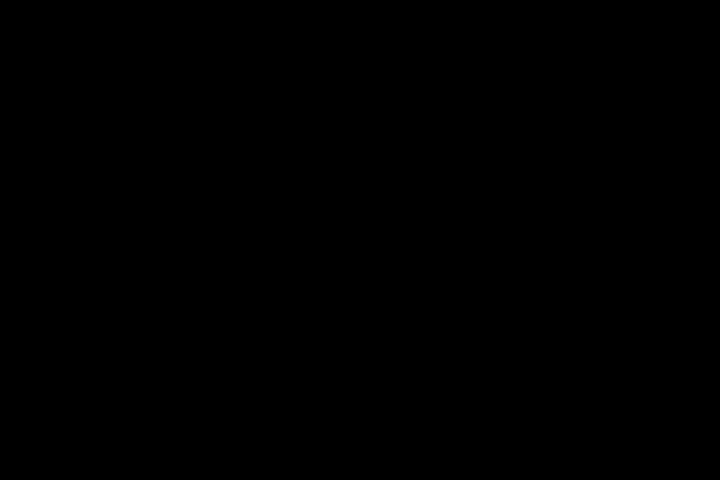
Frame 1 (no input)
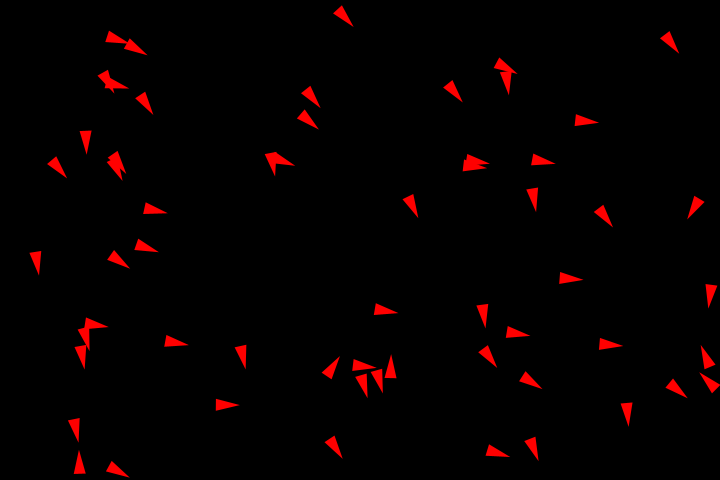
Frame 60 (the mouse pressed at the canvas centre just before this capture)
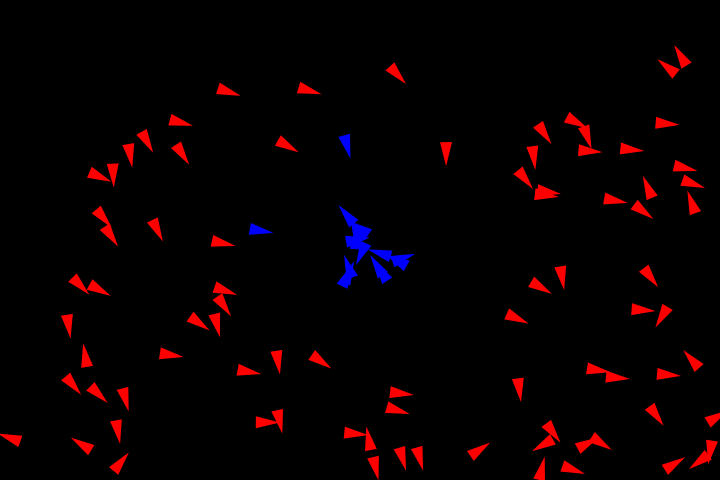
Frame 120 (the mouse held since frame 60 and released just before this capture)

The Processing sketch that drew these frames (run headless with seeded random() and noise(); from frame 60 on, the mouse is pressed at the canvas centre):

// Processing sketch: vehicles_mine_2
// ── vehicles_mine_2.pde

Vehicles2 V;

PVector target;
PVector begin = new PVector(width/2, height/2);

Independent I;
float r = random(1, 4);


void setup() {
  background(0);
  size(720, 480);
  V = new Vehicles2(new PVector(width/2, height/2));
  I = new Independent();
}

void draw() {
  background(0);
  target = new PVector(mouseX, mouseY);
  
  V.run();
  V.addVehicles();  
 // V.update();
 // V.visible();
  //V.follow(target);
 // I.update();
 // I.wall();
 // V.visible();
 ////I.edge(random(-3, 3), random(-1, -3), random(1, 3));
  
}

// ── V.pde
//Independent I;



class Vehicles {
  
  PVector velocity, position, acceleration, desired, steer;
  //float maxspeed = 4; //random(1,10);
  float maxspeed;
  float maxforce= .2; //(random(.1, 1));
  int r = 6;
  float mag, d;
    float lifespan = 255;
  int value = 0;
  float x = 0, y = 0, e = 10;
  float r1,  r2,  r3;
  
  
  
  Vehicles(float x, float y) {
    maxspeed = random(1, 4);
   // I = new Independent();
    velocity = new PVector(); 
    position = new PVector(random(0, width), random(0, height));
    acceleration = new PVector(random(1), random(1));
    desired = new PVector();
    steer = new PVector();
   
  }
  
  void run() {
    update();
    c(target);
    //follow(target);
   // afraid(target);
    visible();
    float noiz = noise( (position.y)*.1);
  float noiz2 = noise((position.x)*.1);
    position.add(noiz, noiz2);
    //direction();
  }
  
 
  
  void update() {
     desired = PVector.sub(target, position);
    desired.normalize().mult(5);
    steer = PVector.sub(desired, velocity).limit(maxforce);
    
    //d = position.dist(target);    
    // mag = map(d, 0, 150, 0, maxspeed);
    
    
    velocity.add(acceleration).limit(maxspeed);
    position.add(velocity);    
    acceleration.mult(0);
   // I.update();
  }
  
  void follow(PVector target) {
    
    if (position.dist(target) < 100) {
      acceleration.add(steer); 
      //fill(0, 0, 255);
    } else {
      edge(random(-3, 3), random(-1, -3), random(1, 3));
    }
  }

  void c(PVector target) {
    
    if (position.dist(target) < 100) {
        r1 = 0;
        r2= 0;
        r3 = 255;
    } else if (position.dist(target) >= 100){
      r1 = 255;
      r2 = 0;
      r3 = 0;

    }
    fill(r1, r2, r3);
  }

  
  void afraid(PVector target) {
    
     if (position.dist(target) < 100) {
      acceleration.sub(steer); 
    } else {
      edge(random(-3, 3), random(-1, -3), random(1, 3));
    }
  
  }  
  
   void edge(float either, float neg, float pos) {
    
    if (position.x < 0 + e) {
      x = pos;
      y = either;
    } else if (position.x > width - e) {
      x = neg;
      y = either;
    } else if (position.y < 0 + e) {
      x = either;
       y = pos;
    } else if (position.y > height - e) {
      x = either;
      y = neg;
    }
    acceleration.add(x, y);
    
    
  }
  
  void idle() {
    
  }
    
  boolean dead() {
    lifespan -= 1;
    if (lifespan <= 1) {
      return true;
    }else {
      return false;
    }
  }
  
  
    
  
  void visible() {
    
    float theta = velocity.heading() + PI/2;
    pushMatrix();
    
    //fill(255);
    noStroke();
    translate(position.x, position.y);
    rotate(theta);
    beginShape();
   
    vertex(0, -r*2);
    vertex(-r, r*2);
    vertex(r, r*2);
    endShape(CLOSE);
    popMatrix();

  }
}

// ── own.pde
//Vehicles V;

class Independent {
  PVector velocity, acceleration, position;
  float maxspeed = 4;
  float maxforce = .2;
  int e = 10;
  float x = -1, y = 0;
  //float pos = random(1, 3);
  //float neg = random(-1, -3);
  

  
  
  Independent() {
    velocity = new PVector();
    position = new PVector(width/2, height/2);
    acceleration = new PVector(x, y);
    //V = new Vehicles(width/2, height/2);
    
    
  }
  
  void update() {
    
    //println(either);
    move();
    //edge();
    display();
  //  V.update();
  //V.visible();
  //V.follow(position);
  }
  
  void move() {
   
    velocity.add(acceleration).limit(maxspeed);
    position.add(velocity);
  }
  
  void wall() {
    PVector desired = new PVector(maxspeed, velocity.y);
    PVector steer = PVector.sub(desired, velocity);
    steer.limit(maxforce);
    acceleration.add(steer);
  }  
    
  void edge(float either, float neg, float pos) {
    acceleration.set(x, y);
    if (position.x < 0 + e) {
      x = pos;
       y = either;
    } else if (position.x > width - e) {
      x = neg;
      y = either;
    } else if (position.y < 0 + e) {
      x = either;
       y = pos;
    } else if (position.y > height - e) {
      x = either;
      y = neg;
    }
    
    
  }
  
  void display() {
    fill(255);
    circle(position.x, position.y, 10);
  }
}

// ── ves.pde
class Vehicles2 {
  ArrayList<Vehicles> vehicle;
  PVector origin;
  float m;

  Vehicles2(PVector position) {

    vehicle = new ArrayList<Vehicles>();
    origin = position.copy();
  }

  void addVehicles() {
    if (vehicle.size() < 100) {
      vehicle.add(new Vehicles(origin.x, origin.y));
    }
  }

  void direction() {
  }

  void run() {
    for (int i = vehicle.size()-1; i>= 0; i--) {
      Vehicles v = vehicle.get(i);
      v.run();
      
      if (mousePressed == true) {
        v.follow(target);
        //fill(0, 255, 0);
       // v.c(target, 0, 255, 0);
         
      } else {
        v.afraid(target);
        if (v.position.dist(target) < 100);
          //v.c(target, 0, 0, 255);
          //fill(0, 0, 255);
      }
      
      //if (v.dead()) {
      //  vehicle.remove(i);
      //}
    }
  }
}
